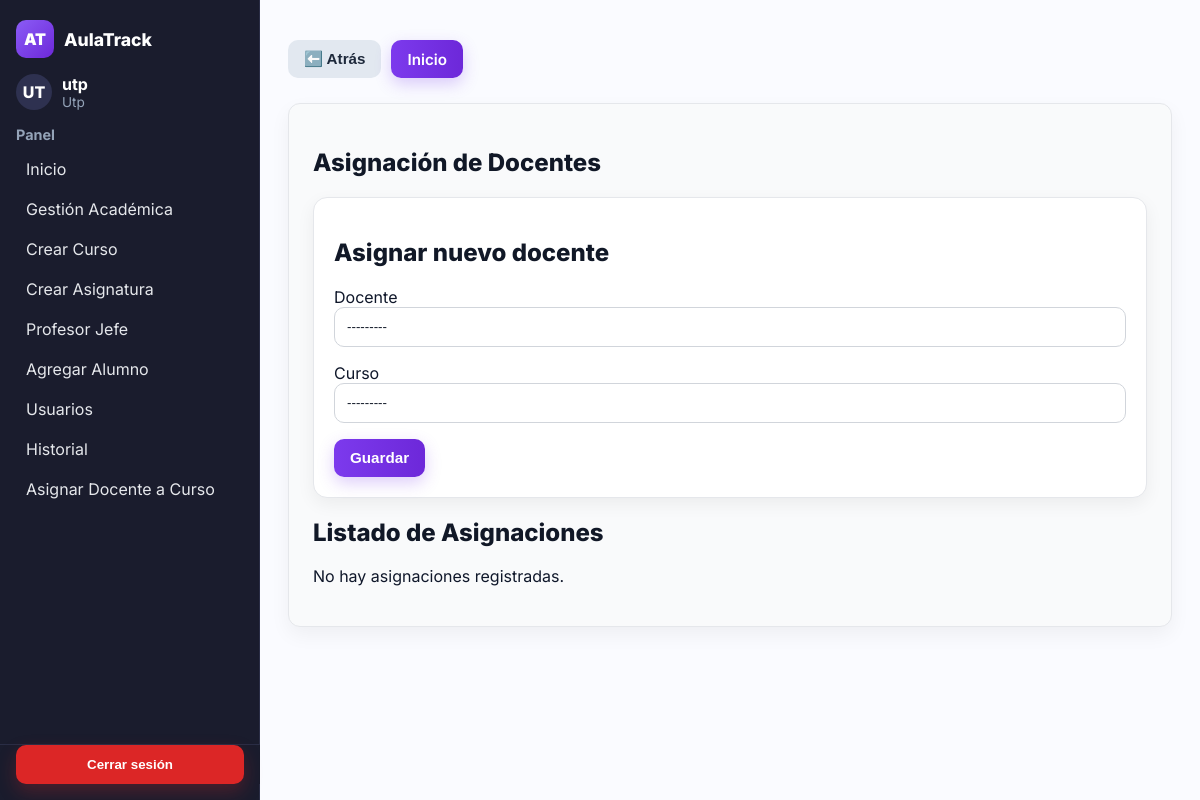
The app's page /asignar-docente-curso/ (signed in), older data.
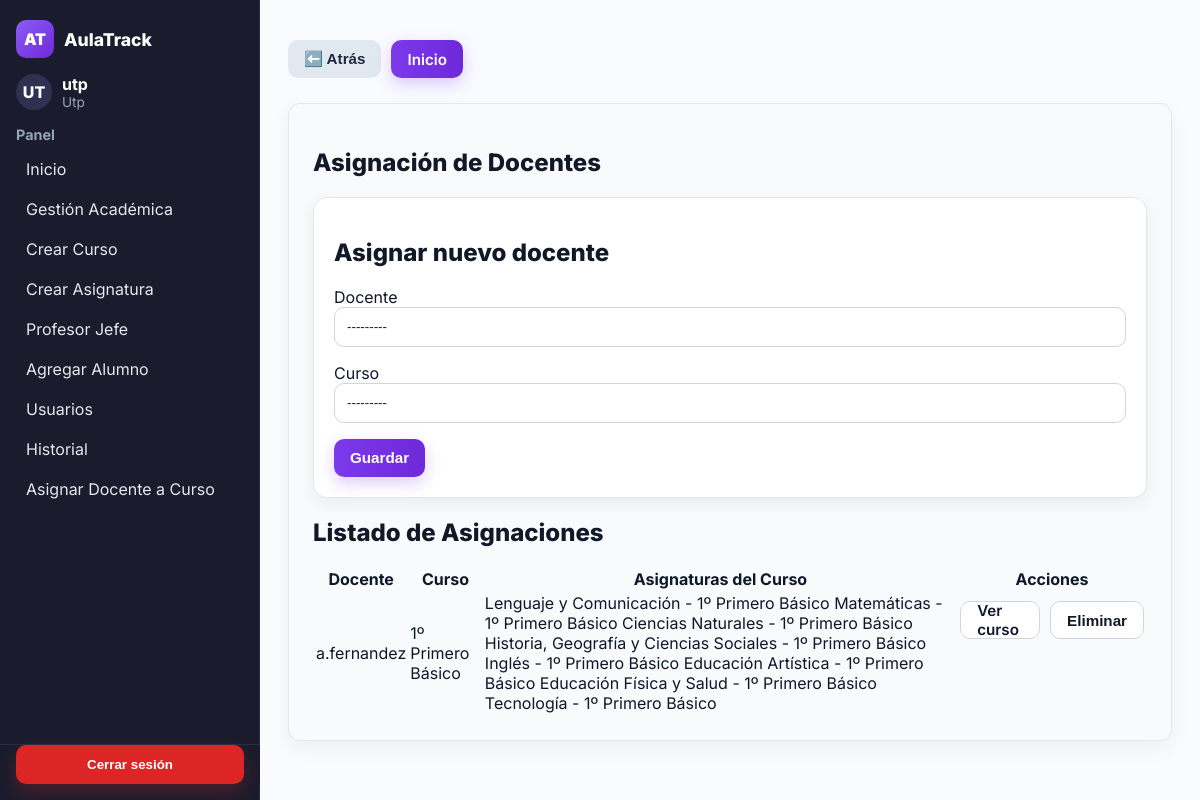
The same page, newer data.
### usuarios/models.py (models this page shows, shortened)
class DocenteCurso(models.Model):
    docente = models.ForeignKey(
        Usuario,
        on_delete=models.CASCADE,
        limit_choices_to={'role': 'docente'}
    )
    curso = models.ForeignKey(Curso, on_delete=models.CASCADE)
    class Meta:
        unique_together = ('docente', 'curso')

class Usuario(AbstractUser):
    nombres = models.CharField(max_length=100)
    apellidos = models.CharField(max_length=100)
    rut = models.CharField(max_length=12, unique=True, validators=[rut_validator])
    ROLE_DOCENTE = 'docente'
    ROLE_UTP = 'utp'
    ROLE_INSPECTOR = 'inspector'
    ROLE_CHOICES = [
        (ROLE_DOCENTE, 'Docente'),
        (ROLE_UTP, 'UTP'),
        (ROLE_INSPECTOR, 'Inspector'),
    ]
    role = models.CharField(max_length=20, choices=ROLE_CHOICES)
    def __str__(self):
        return f"{self.username} - {self.nombres} {self.apellidos}"

class Curso(models.Model):
    año = models.CharField(max_length=15)
    nombre = models.CharField(max_length=30)
    sala = models.CharField(max_length=10)
    profesor_jefe = models.ForeignKey(
        Usuario,
        on_delete=models.CASCADE,
        null=True,
        blank=True,
        limit_choices_to={'role': 'docente'},
        related_name='cursos_como_profesor_jefe'
    )
    def __str__(self):
        return f"{self.año} {self.nombre} - ({self.sala})"
    class Meta:
        constraints = [
            models.UniqueConstraint(
                Lower('año'), Lower('nombre'), Lower('sala'),
                name='uniq_curso_anio_nombre_sala_ci'
            )
        ]

class Asignatura(models.Model):
    nombre = models.CharField(max_length=30)
    descripcion = models.TextField(blank=True)
    profesor = models.ForeignKey(
        Usuario, on_delete=models.CASCADE, null=True, blank=True, limit_choices_to={'role': 'docente'}
    )
    curso = models.ForeignKey(
        'Curso', on_delete=models.CASCADE, related_name='asignaturas', null=True, blank=True
    )

### usuarios/views.py (the view)
# urls.py: path('asignar-docente-curso/', views.asignar_docente_curso, name='asignar_docente_curso'),
@user_passes_test(es_utp)
def asignar_docente_curso(request):
    if request.method == "POST":
        form = AsignarDocenteCursoForm(request.POST)
        if form.is_valid():
            form.save()
            messages.success(request, " Docente asignado correctamente al curso.")
            return redirect("usuarios:asignar_docente_curso")
        else:
            messages.error(request, " Ocurrió un error al asignar docente. Revisa los campos.")
    else:
        form = AsignarDocenteCursoForm()
    asignaciones = (
        DocenteCurso.objects
        .select_related('docente', 'curso')
        .prefetch_related('curso__asignaturas')  # importante para ver sus asignaturas
        .order_by('docente__apellidos', 'docente__nombres', 'curso__nombre')
    )
    return render(
        request,
        "asignar_docente_curso.html",
        {"form": form, "asignaciones": asignaciones},
    )

### usuarios/forms.py (shortened to what this page needs)
class AsignarDocenteCursoForm(forms.ModelForm):
    class Meta:
        model = DocenteCurso
        fields = ["docente", "curso"]
        widgets = {
            "docente": forms.Select(attrs={"class": "form-control"}),
            "curso": forms.Select(attrs={"class": "form-control"}),
        }

### usuarios/views.py (called while the page is built)
def es_utp(user):
    return hasattr(user, 'role') and user.role == 'utp'

### usuarios/templates/asignar_docente_curso.html (shortened to what this page needs)
{% extends 'base.html' %}
{% load static %}
{% block extra_css %}
<link rel="stylesheet" href="{% static 'css/asignar_docente_curso.css' %}">
{% endblock %}
{% block content %}
<div class="page-admin">
  <div class="header-top">
    <h1>Asignación de Docentes</h1>
  </div>
  <form method="post" class="form-card fade-in">
    <h2>Asignar nuevo docente</h2>
    <div class="field-row">
      <div class="field">
        <label for="{{ form.docente.id_for_label }}">Docente</label>
        {{ form.docente }}
      </div>
      <div class="field">
        <label for="{{ form.curso.id_for_label }}">Curso</label>
        {{ form.curso }}
      </div>
      <button type="submit" class="btn-prim">Guardar</button>
    </div>
  </form>
  <div class="asignaciones fade-in">
    <h2>Listado de Asignaciones</h2>
    {% if asignaciones %}
      <div class="table-container">
        <table class="styled-table">
          <thead>
            <tr>
              <th>Docente</th>
              <th>Curso</th>
              <th>Asignaturas del Curso</th>
              <th>Acciones</th>
            </tr>
          </thead>
          <tbody>
            {% for asignacion in asignaciones %}
              <tr>
                <td>{{ asignacion.docente.get_full_name|default:asignacion.docente.username }}</td>
                <td>{{ asignacion.curso.nombre }}</td>
                <td>
                  {% if asignacion.curso.asignaturas.all %}
                    {% for asig in asignacion.curso.asignaturas.all %}
                      <span class="chip">{{ asig.nombre }}</span>
                    {% endfor %}
                  {% else %}
                    <span class="muted">Sin asignaturas</span>
                  {% endif %}
                </td>
                <td class="actions">
                  <a href="{% url 'usuarios:curso_editar' asignacion.curso.id %}" class="btn small">Ver curso</a>
                  <form method="post"
                        action="{% url 'usuarios:eliminar_asignacion' asignacion.id %}"
                        class="inline-form js-delete-form"
                        data-confirm="¿Seguro que deseas eliminar esta asignación? Esta acción no se puede deshacer.">
                    <button type="submit" class="btn small danger">Eliminar</button>
                  </form>
                </td>
              </tr>
            {% endfor %}
          </tbody>
        </table>
      </div>
    {% else %}
      <p class="empty">No hay asignaciones registradas.</p>
    {% endif %}
  </div>
</div>
{% endblock %}

Row changes from the older to the newer data that the page shows:
added DocenteCurso: docente.get_full_name "a.fernandez", curso.nombre "1º Primero Básico"
added Asignatura: nombre "Lenguaje y Comunicación - 1º Primero Básico"
added Asignatura: nombre "Matemáticas - 1º Primero Básico"
added Asignatura: nombre "Ciencias Naturales - 1º Primero Básico"
added Asignatura: nombre "Historia, Geografía y Ciencias Sociales - 1º Primero Básico"
added Asignatura: nombre "Inglés - 1º Primero Básico"
added Asignatura: nombre "Educación Artística - 1º Primero Básico"
added Asignatura: nombre "Educación Física y Salud - 1º Primero Básico"
added Asignatura: nombre "Tecnología - 1º Primero Básico"
Text that changed along with them:
text no longer shown: "No hay asignaciones registradas."
text now shown: "Docente Curso Asignaturas del Curso Acciones"
